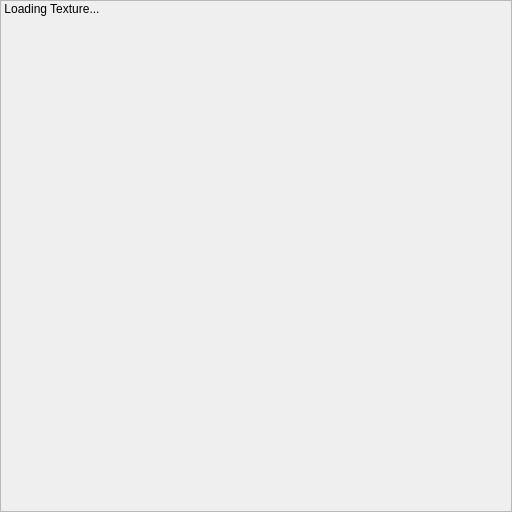
<?xml version="1.0" encoding="UTF-8"?>
<ui version="4.0">
 <class>TextureViewer</class>
 <widget class="QDialog" name="TextureViewer">
  <property name="geometry">
   <rect>
    <x>0</x>
    <y>0</y>
    <width>512</width>
    <height>512</height>
   </rect>
  </property>
  <property name="windowTitle">
   <string>Dialog</string>
  </property>
  <layout class="QHBoxLayout" name="horizontalLayout">
   <property name="spacing">
    <number>0</number>
   </property>
   <property name="leftMargin">
    <number>0</number>
   </property>
   <property name="topMargin">
    <number>0</number>
   </property>
   <property name="rightMargin">
    <number>0</number>
   </property>
   <property name="bottomMargin">
    <number>0</number>
   </property>
   <item>
    <widget class="QScrollArea" name="scrollArea">
     <property name="widgetResizable">
      <bool>false</bool>
     </property>
     <widget class="QWidget" name="scrollAreaWidgetContents">
      <property name="geometry">
       <rect>
        <x>0</x>
        <y>0</y>
        <width>508</width>
        <height>508</height>
       </rect>
      </property>
      <widget class="QLabel" name="label">
       <property name="geometry">
        <rect>
         <x>0</x>
         <y>0</y>
         <width>102</width>
         <height>16</height>
        </rect>
       </property>
       <property name="text">
        <string>Loading Texture...</string>
       </property>
       <property name="alignment">
        <set>Qt::AlignCenter</set>
       </property>
      </widget>
     </widget>
    </widget>
   </item>
  </layout>
 </widget>
 <resources/>
 <connections/>
</ui>
